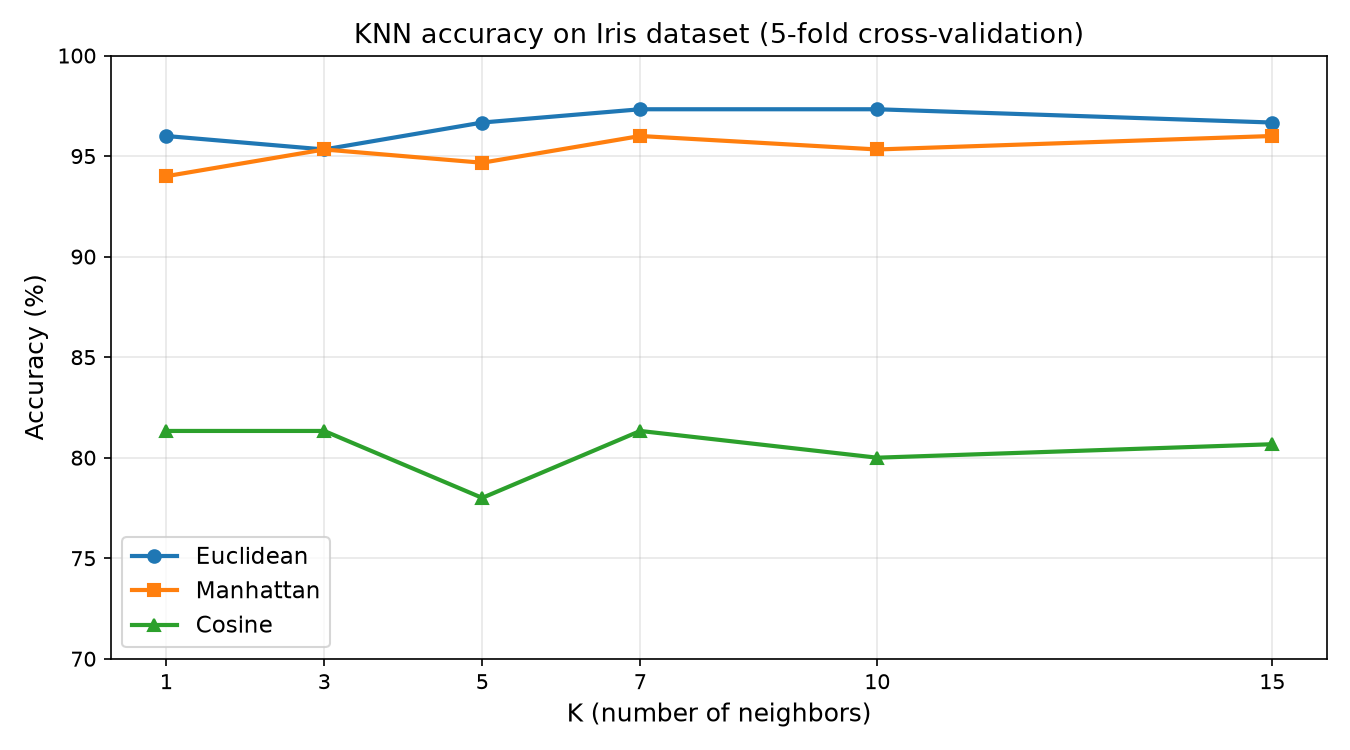

This figure's Python source:
import matplotlib.pyplot as plt

# Results from the C++ KNN program
K = [1, 3, 5, 7, 10, 15]
euclidean = [96.00, 95.33, 96.67, 97.33, 97.33, 96.67]
manhattan = [94.00, 95.33, 94.67, 96.00, 95.33, 96.00]
cosine    = [81.33, 81.33, 78.00, 81.33, 80.00, 80.67]

plt.figure(figsize=(9, 5))

plt.plot(K, euclidean, marker='o', label='Euclidean', linewidth=2)
plt.plot(K, manhattan, marker='s', label='Manhattan', linewidth=2)
plt.plot(K, cosine,    marker='^', label='Cosine',    linewidth=2)

plt.xlabel('K (number of neighbors)', fontsize=12)
plt.ylabel('Accuracy (%)', fontsize=12)
plt.title('KNN accuracy on Iris dataset (5-fold cross-validation)', fontsize=13)

plt.xticks(K)
plt.ylim(70, 100)
plt.grid(True, alpha=0.3)
plt.legend(fontsize=11)

plt.tight_layout()
plt.savefig('plot.png', dpi=150)
print('Saved plot.png')
